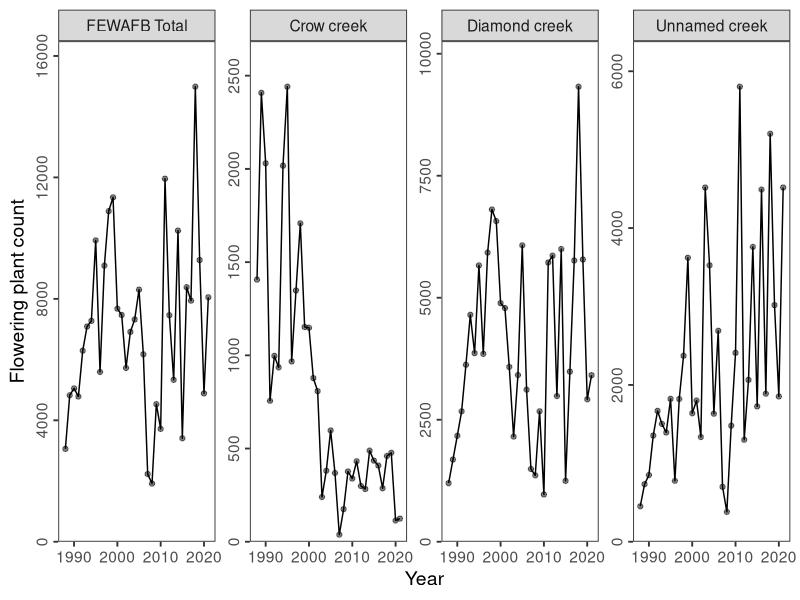
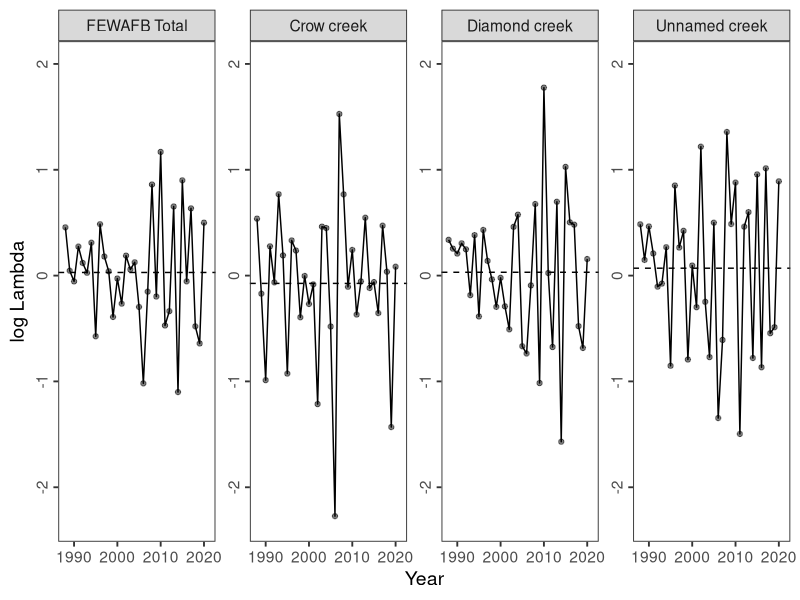
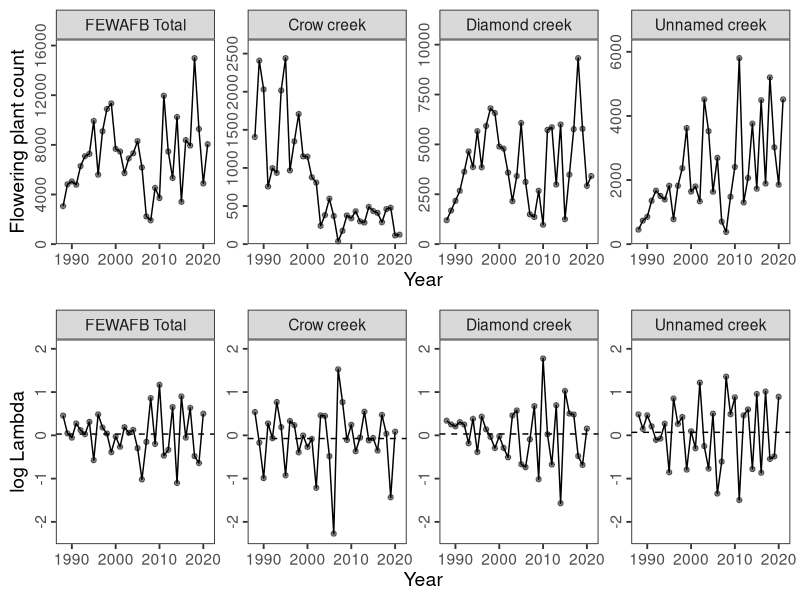
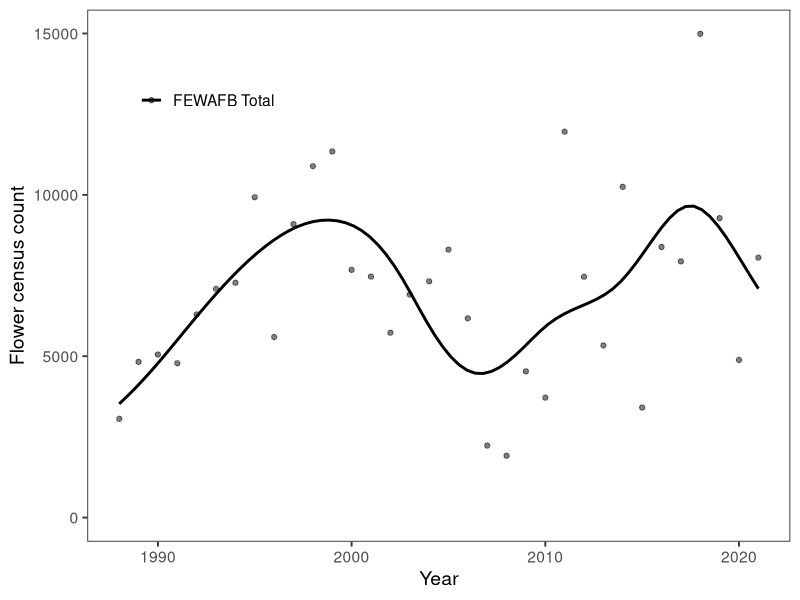
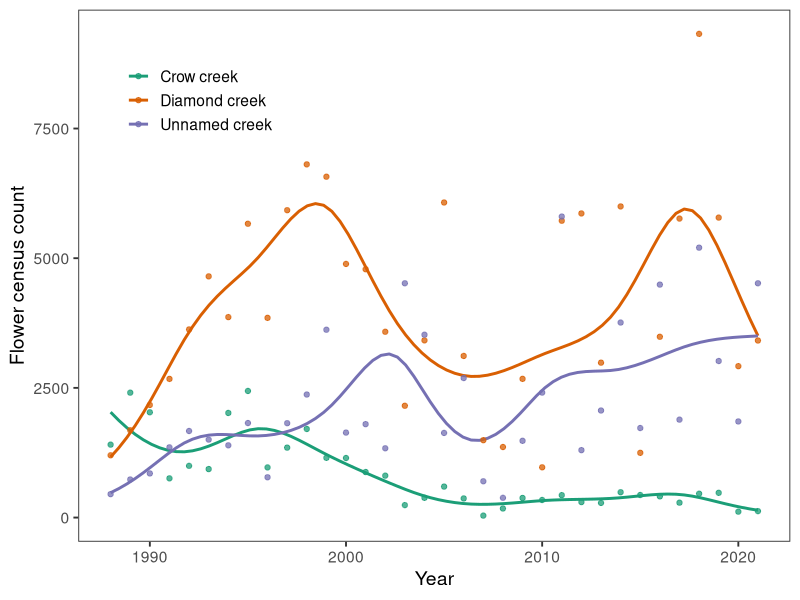
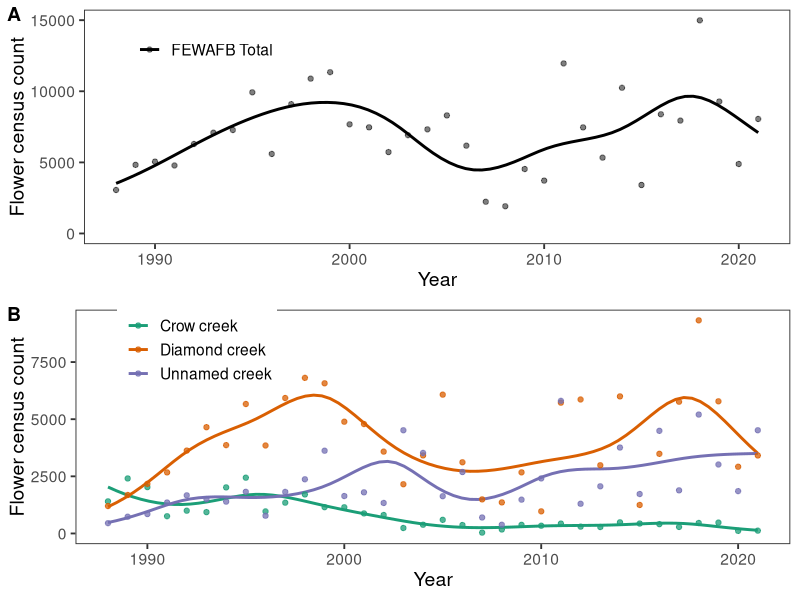
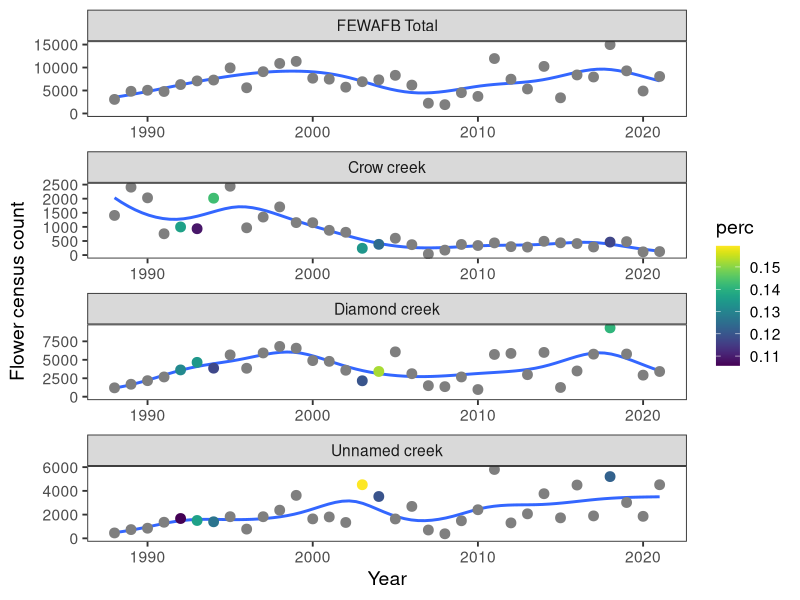
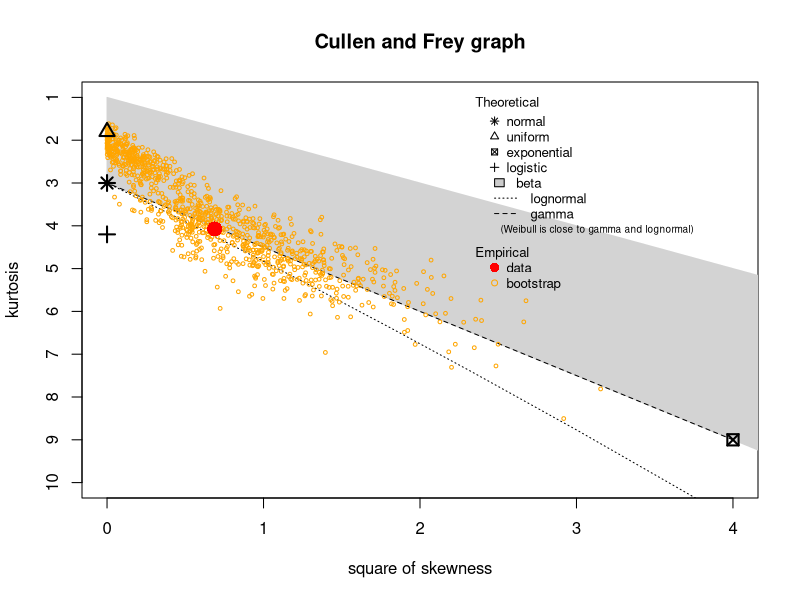

R code for these plots, in order:
# Different figures and data exploration here
# Note I have not updated counts beyond 2021

# Setup ----

library(dplyr)
library(ggplot2)
library(tidyr)
library(stringr)
library(lme4)
library(viridis)
library(mgcv)
library(ggpubr)
library(fitdistrplus)

theme_set(theme_bw(base_size = 14))
theme_update(panel.grid.major = element_blank(), panel.grid.minor = element_blank())


# Input files ----
census <- read.csv("data/creek.counts.csv", header = TRUE) %>% 
  pivot_longer(cols = crow:unnamed, names_to = "creek", values_to = "count")
tots <- census %>% 
  group_by(year) %>% 
  summarise(creek = "total",
            count = sum(count, na.rm = FALSE))
census <- bind_rows(census, tots)
census$creek <- factor(census$creek, levels = c("total", "crow", "diamond", "unnamed"),
                         labels = c("FEWAFB Total", "Crow creek", "Diamond creek", "Unnamed creek"))

# Milestones of ESA timeline for plot annotations
milestones <- data.frame(year = c(2000, 2005, 2011, 2019),
                         event = c("2000\nListed as\nthreatened",
                                   "2005\nCritical habitat\ndesignated", "2011\nStatus\nreview",
                                   "2019\nRemoved\nfrom listing"),
                         count = 500, creek = "total")
milestones$creek <- factor(milestones$creek, levels = c("total", "crow", "diamond", "unnamed"),
                           labels = c("WAFB Total", "Crow creek", "Diamond creek", "Unnamed creek"))

# Annual growth rates: log(lambda) and counts by creek ----
census <- census %>% 
  filter(year > 1987) %>% 
  group_by(creek) %>% 
  arrange(year) %>% 
  mutate(lead1count = lead(count, n = 1L),
         gr = lead1count/count,
         loglam = log(lead1count/count))

gm_mean = function(x, na.rm=TRUE){
  exp(sum(log(x[x > 0]), na.rm=na.rm) / length(x))
}

meanlam <- census %>% 
  filter(year < 2021) %>% 
  summarise(arithlam = mean(loglam, na.rm = TRUE),
            geomlam = log(gm_mean(gr, na.rm = TRUE)))

plt1 <- ggplot(census, aes(x = year, y = count, group = creek)) +
  scale_color_manual(name = NULL, values = "black") +
  scale_y_continuous(limits=c(0,NA), expand = expansion(mult = c(0, .1))) +
  geom_point(alpha = .5) +
  geom_path() +
  facet_wrap(~creek, nrow = 1, scales = "free_y") +
  # geom_text(data = milestones, aes(label = event), inherit.aes = TRUE, size = 3) +
  ylab("Flowering plant count") +
  xlab("Year") +
  theme(axis.text.y = element_text(angle = 90, vjust = .5, hjust=.5))
plt1

plt2 <- ggplot(census, aes(x = year, y = loglam, group = creek)) +
  scale_color_manual(name = NULL, values = "black") +
  scale_y_continuous(limits=c(-2.3,2)) +
  geom_point(alpha = .5) +
  geom_path() +
  # geom_hline(yintercept = 0, linetype = "dotted") +
  facet_wrap(~creek, nrow = 1, scales = "free_y") +
  geom_hline(data = meanlam, aes(yintercept = arithlam, group = creek), linetype = "dashed") +
  # geom_text(data = milestones, aes(label = event), inherit.aes = TRUE, size = 3) +
  ylab("log Lambda") +
  xlab("Year") +
  theme(axis.text.y = element_text(angle = 90, vjust = .5, hjust=.5))

plt2

plt3 <- ggarrange(plt1, plt2, nrow = 2, ncol = 1, heights = c(1, 1))
plt3
ggsave(plt3, filename = "plots/creekcounts_revised.png", device = "png", width = 7, height = 10, units = "in")


# Nonlinear trends with GAM ----

plt1 <- ggplot(census %>% filter(creek == "FEWAFB Total"), aes(x = year, y = count, group = creek, color = creek)) +
  geom_smooth(method = "gam", se = FALSE, formula = y ~ s(x, bs = "cs", k = 10), 
              method.args = list(family = poisson(link = "log")),  alpha = .5) +
  scale_color_manual(name = NULL, values = "black") +
  # geom_ribbon(aes(x = year, ymin = lwr, ymax = upr), alpha = .2) +
  geom_point(alpha = .5) +
  coord_cartesian(ylim = c(0, NA)) +
  # facet_wrap(~creek, ncol = 1, scales = "free_y") +
  # geom_text(data = milestones, aes(label = event), inherit.aes = TRUE, size = 3) +
  ylab("Flower census count") +
  xlab("Year") +
  theme(legend.position = c(.17, .83))

plt1

plt2 <- ggplot(census %>% filter(creek != "FEWAFB Total") %>% droplevels(), aes(x = year, y = count, group = creek, color = creek)) +
  geom_smooth(method = "gam", se = FALSE, formula = y ~ s(x, bs = "cs", k = 10), 
              method.args = list(family = poisson(link = "log")),  alpha = .5) +
  scale_color_brewer(name = NULL, palette = "Dark2") +
  # geom_ribbon(aes(x = year, ymin = lwr, ymax = upr), alpha = .2) +
  geom_point(alpha = .75) +
  coord_cartesian(ylim = c(0, NA)) +
  # facet_wrap(~creek, ncol = 1) +
  ylab("Flower census count") +
  xlab("Year") +
  theme(legend.position = c(.17, .83))
plt2

plt3 <- ggarrange(plt1, plt2, nrow = 2, ncol = 1, heights = c(1, 1), labels = c('A', 'B'))
plt3

ggsave(plt3, filename = "plots/creekcounts_revised.png", device = "png", width = 7, height = 10, units = "in")



# Rosette Ratios ----
# I tried and failed to make Bayesian population models that would estimate
# the total population of flowers + rosettes, allowing for annual variation 
# in the proportion of plants flowering. Something like a state-space model but
# with a binomial distribution for the flowering proportion.
# Below is my attempt to find a distribution for the flower:rosette ratio 
# for an informative prior.
# Data comes from Bonnie and from the Floyd & Ranker 1995 paper

dat <- read.csv("data/allrosetteratios.csv", header = TRUE) %>% 
  filter(segment != "average") %>% 
  # filter(year <= 1995) %>%
  mutate(id_ycs = paste(year, creek, segment, sep = "_"),
         id_yc = paste(year, creek, sep = "_"),
         id_cs = paste(creek, segment, sep = "_"),
         total = rosettes + flowers) %>% 
  filter(complete.cases(.)) %>% 
  group_by(collector, year, creek, segment, id_ycs, id_yc, id_cs) %>% 
  summarise(rosettes = sum(rosettes),
            flowers = sum(flowers),
            total = rosettes + flowers)

mod <- glmer(cbind(flowers, total) ~ 1 + (1|year) + (1|id_yc) + (1|id_cs) + (1|id_ycs),
             family = binomial, data = dat)
mod1 <- glmer(cbind(flowers, total) ~ 1 + (1|year) + (1|id_cs),
              family = binomial, data = dat)
mod2 <- glmer(cbind(flowers, total) ~ collector + (1|id_ycs),
              family = binomial, data = dat)
# creeks not significantly different, but Floyd and Ranker not representative
mod3 <- glmer(cbind(flowers, total) ~ collector + creek + (1|year) + (1|id_ycs),
              family = binomial, data = dat)
# mod1 <- glmer(cbind(flowers, total) ~ log(total + 1) + (1|year) + (1|creek) + (1|id_ycs),
#              family = binomial, data = dat)
AIC(mod, mod1, mod2, mod3)

dat$pred <- predict(mod, dat)

# Counts vs rosette ratios ----
flowprop <- coef(mod)$id_yc
propdf <- data.frame(id = row.names(flowprop), perc = boot::inv.logit(flowprop[,1])) %>% 
  mutate(ratio = (1-perc)/perc,
         year = as.numeric(str_split_fixed(id, "_", 2)[,1]),
         creek = tolower(str_split_fixed(id, "_", 2)[,2])) %>% 
  filter(creek != "soapstone")

propdf$creek <- factor(propdf$creek, levels = c("crow", "diamond", "unnamed"),
                       labels = c("Crow creek", "Diamond creek", "Unnamed creek"))

census <- left_join(census, propdf)


plt <- ggplot(census, aes(x = year, y = count, group = creek)) +
  geom_smooth(method = "gam", se = FALSE, formula = y ~ s(x, bs = "cs", k = 10), 
              method.args = list(family = poisson(link = "log")),  alpha = .5) +
  geom_point(aes(color = perc), size = 3) +
  scale_color_viridis() +
  coord_cartesian(ylim = c(0, NA)) +
  facet_wrap(~creek, ncol = 1, scales = "free") +
  ylab("Flower census count") +
  xlab("Year")
plt

# lognormal good enough, easy to use with JAGS code with logit link functions and normal priors

vals <- boot::inv.logit(dat$pred)
descdist(vals, boot = 1000)
fb <- fitdist(vals, "beta")
fg <- fitdist(vals, "gamma")
fln <- fitdist(vals, "lnorm")
denscomp(list(fb, fg, fln))
summary(fln)
